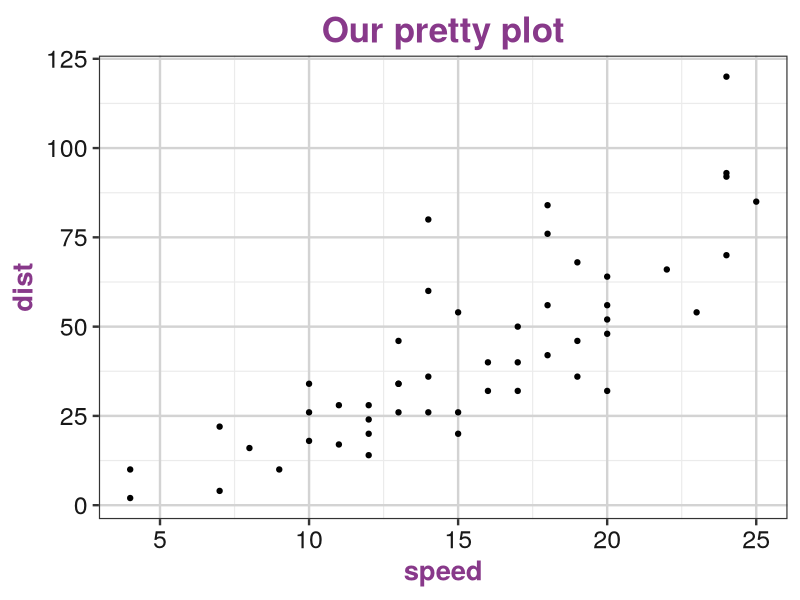

Write R code to recreate this figure.
## ---- chunk 1
# R-Ladies ggplot2 theme from Samantha Tyner

r_ladies_theme <- function(base_size){
  theme_bw(base_size) %+replace% 
    theme(text = element_text(family = "HelveticaNeue", face = "plain", size = base_size,
                              colour = 'black',
                              hjust = .5, vjust = .5, angle = 0, 
                              lineheight = 1.1, 
                              margin = margin(t = 0, r = 0, b = 0, l = 0, 
                                              unit = "pt"), 
                              debug= FALSE), 
          axis.text = element_text(colour = "#181818"), 
          axis.title = element_text(face = "bold", colour = "#88398A", size = rel(1.1)), 
          plot.title = element_text(face = "bold", size = rel(1.4), 
                                    colour = "#88398A", 
                                    margin = margin(t = 0, r = 0, b = 6.6,
                                                    l = 0, unit = "pt")),
          legend.title = element_text(face = "bold", colour = "#181818"),
          panel.grid.major = element_line(color = "#D3D3D3"))
}

library("ggplot2")
theme_set(r_ladies_theme(base_size = 18))
## ---- chunk 2
summary(cars)
## ---- chunk 3

ggplot(cars) +
  geom_point(aes(speed, dist)) +
  ggtitle("Our pretty plot")
